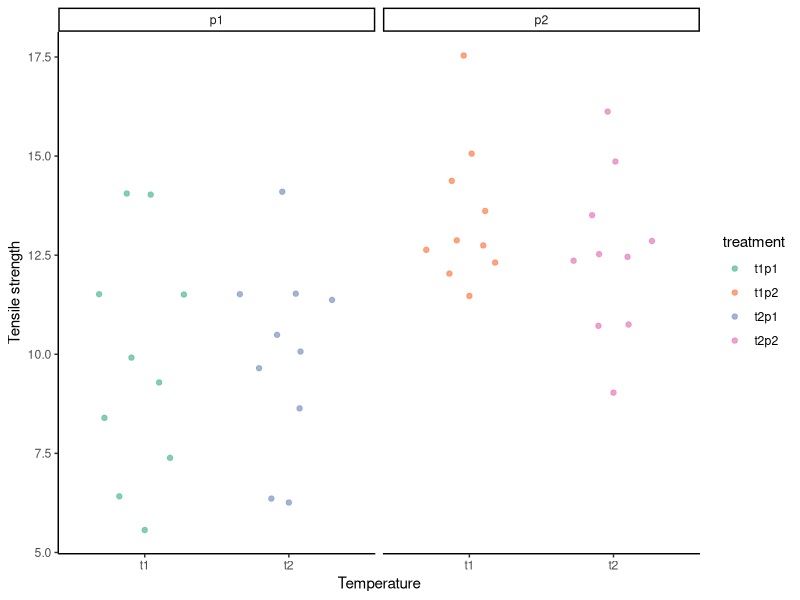
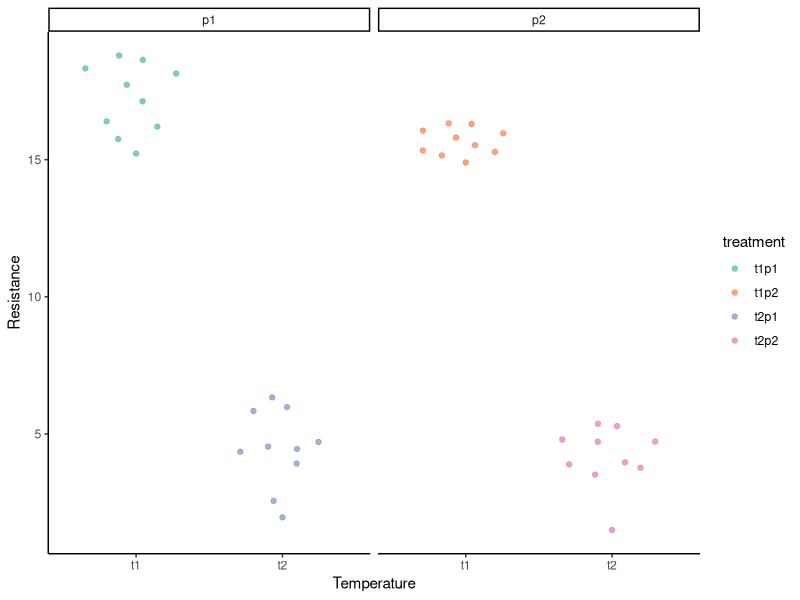
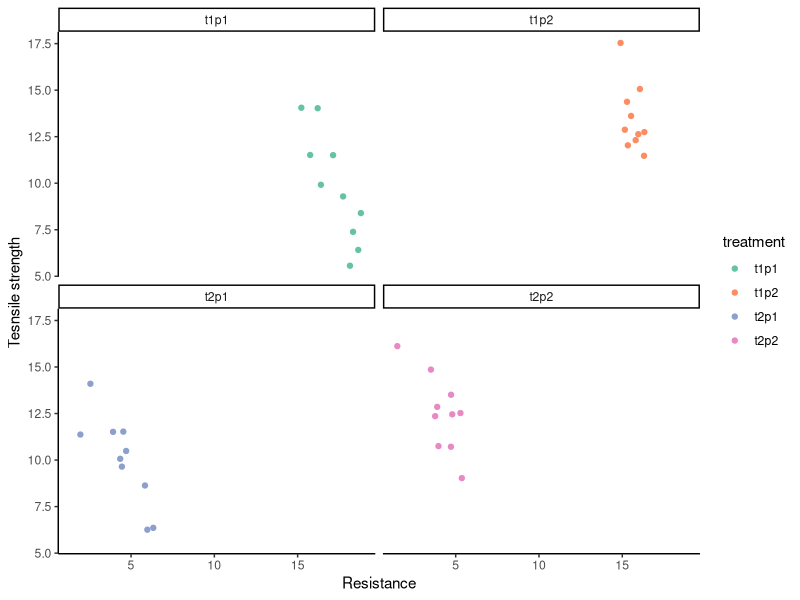
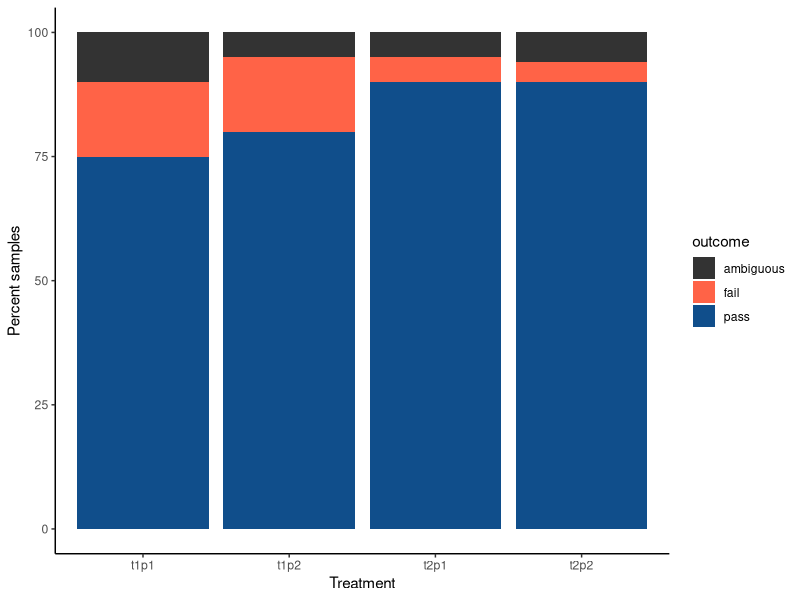
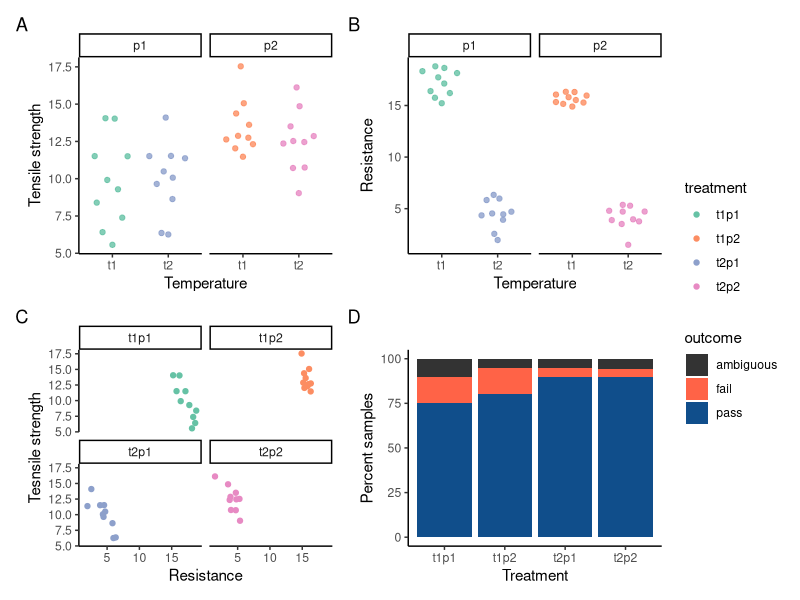
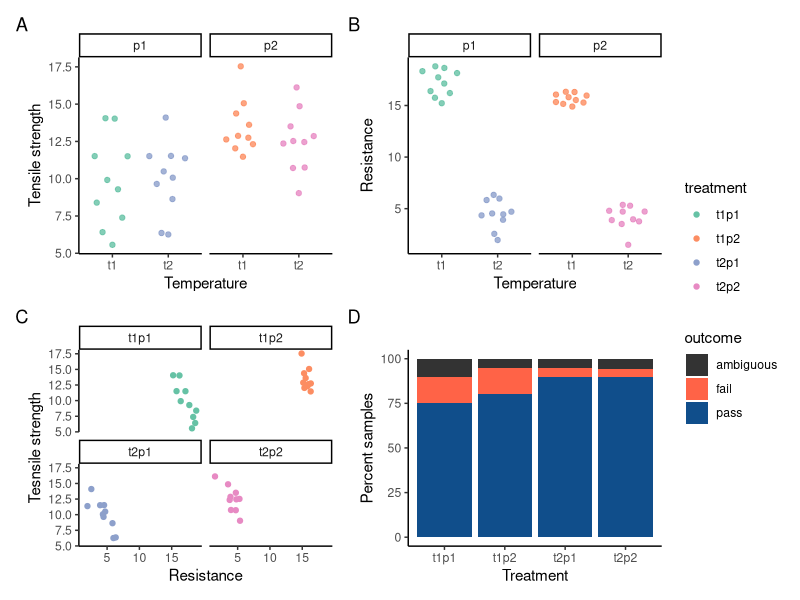
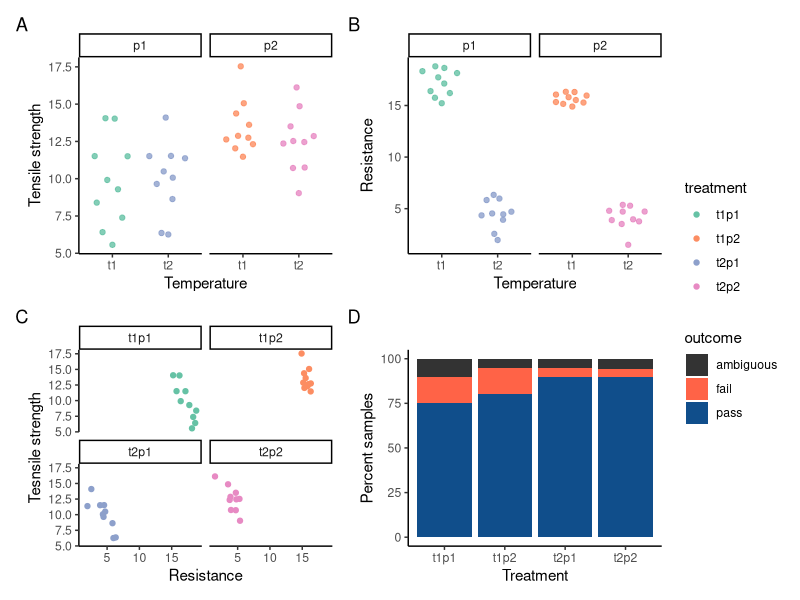

These charts were generated, in order, by the following R code:
## ---- chunk 1
knitr::opts_chunk$set(echo = TRUE)
## ---- chunk 2
library(tidyverse)
library(ggbeeswarm)
library(patchwork)

library(RColorBrewer)
## ---- chunk 3
dataset1 <- read.csv("../Data/dataset1.csv")
dataset2 <- read.csv("../Data/dataset2.csv")

head(dataset1)
head(dataset2)
## ---- chunk 4
panel_A <- dataset1 %>% 
  ggplot(aes(x = temperature, y = tensile_strength)) +
  facet_grid(.~ pressure) +
  ggbeeswarm::geom_quasirandom(alpha = 0.8, aes(color = treatment)) +
  scale_color_manual(values = brewer.pal(8, "Set2")) +
  labs(x = "Temperature",
       y = "Tensile strength") +
  theme_classic()

panel_A
## ---- chunk 5
panel_B <- dataset1 %>% 
  ggplot(aes(x = temperature, y = resistance)) +
  facet_grid(.~ pressure) +
  ggbeeswarm::geom_quasirandom(alpha = 0.8, aes(color = treatment)) +
  scale_color_manual(values = brewer.pal(8, "Set2")) +
  labs(x = "Temperature",
       y = "Resistance") +
  theme_classic()

panel_B
## ---- chunk 6
panel_C <- dataset1 %>% 
  ggplot(aes(x = resistance, y = tensile_strength)) +
  facet_wrap(~ treatment) +
  geom_point(aes(color = treatment)) +
  labs(x = "Resistance",
       y = "Tesnsile strength") +
  scale_color_manual(values = brewer.pal(8, "Set2")) +
  theme_classic()

panel_C
## ---- chunk 7
panel_D <- dataset2 %>% 
  pivot_longer(names_to = "treatment", values_to = "percent_samples", cols = !outcome) %>% 
  ggplot(aes(x = treatment, y = percent_samples)) +
  geom_bar(stat = "identity", position = "stack", aes(fill = outcome)) +
  scale_fill_manual(values = c("grey20", "tomato1", "dodgerblue4")) +
  labs(y = "Percent samples",
       x = "Treatment") + 
  theme_classic()

panel_D
## ---- chunk 8
 wrap_plots(
  panel_A + labs(tag = "A") + theme(legend.position = "none"),
  panel_B + labs(tag = "B") + theme(legend.position = "none"),
  panel_C + labs(tag = "C"),
  panel_D + labs(tag = "D"),
  guides = "collect",
  design = "AB
            CD")

ggsave("Lesson8_answer1.svg", height = 6, width = 8)
ggsave("Lesson8_answer1.png", height = 6, width = 8)
